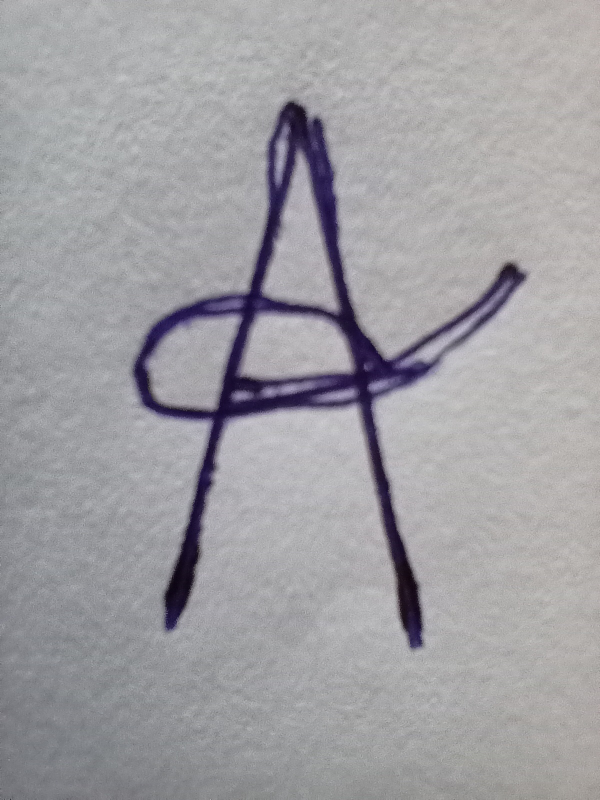
#> input picture (A-Z) Images/A.jpg, 1200 x 1600 px (shown at 1/2 size); its folder holds only this picture in this run
$ jupyter execute --allow-errors 'Hand Written character Recognition.ipynb'
#> lines starting #> are read from the running program, lines starting #| are printed output that depends on the picture
### Importing the Libraries

[cell 1]
import cv2 as cv
import numpy as np
import matplotlib.pyplot as plt
import glob

from keras.models import load_model

### Loading the Model

#> (a cell that did not finish here is left out)

Creating a dictionary of letters with Index

[cell 3]
dict_word = {0:'A',1:'B',2:'C',3:'D',4:'E',5:'F',6:'G',7:'H',8:'I',9:'J',10:'K',11:'L',12:'M',13:'N',14:'O',15:'P',16:'Q',17:'R',18:'S',19:'T',20:'U',21:'V',22:'W',23:'X', 24:'Y',25:'Z'}

Reading the images from the Specified Path

[cell 4]
images = [cv.imread(file) for file in glob.glob('C:\\Users\\LENOVO\\Music\\dataupload\\Handwritten-Character-Recognition-main\\(A-Z) Images\\*.jpg')]
#> images = 1 item

Plotting the Images read from the file

[cell 5]
fig, axes = plt.subplots(7, 4, figsize = (30,30))
axes = axes.flatten()
for i in range(len(images)):
    axes[i].imshow(images[i])
#> this loop made 1 pass
plt.delaxes(ax = axes[26])
plt.delaxes(ax = axes[27])


$ run again, on (A-Z) Images/E.jpg
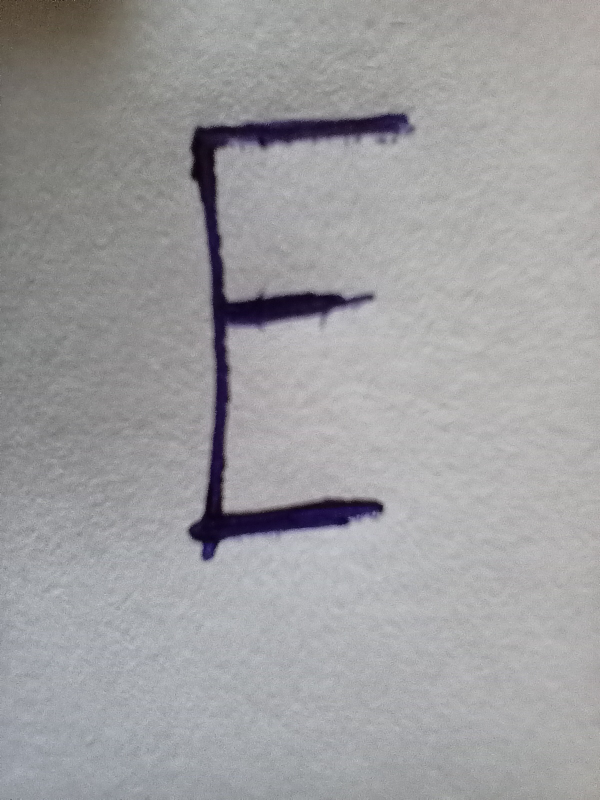
#> input picture (A-Z) Images/E.jpg, 1200 x 1600 px (shown at 1/2 size)
#> images = 1 item
#> the loop `for i in range(len(images)):` made 1 pass

$ run again, on (A-Z) Images/F.jpg
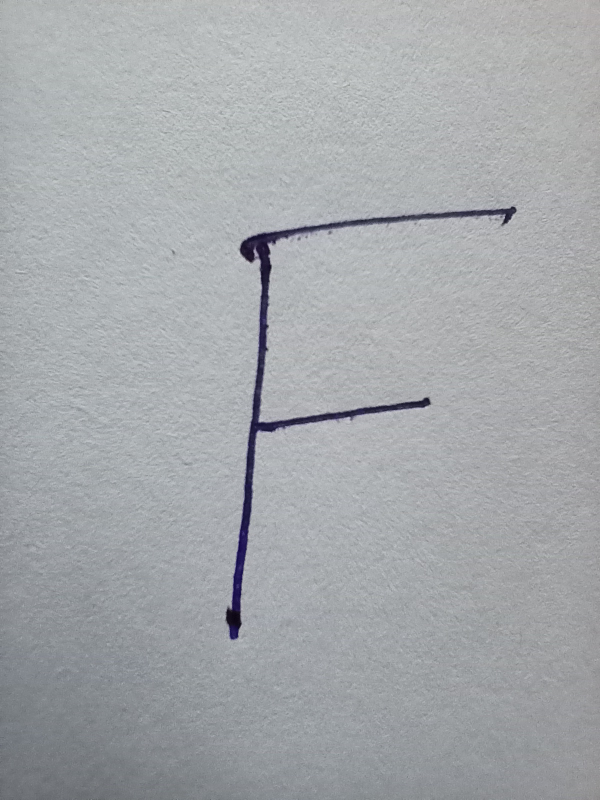
#> input picture (A-Z) Images/F.jpg, 1200 x 1600 px (shown at 1/2 size)
#> images = 1 item
#> the loop `for i in range(len(images)):` made 1 pass

$ run again, on (A-Z) Images/G.jpg
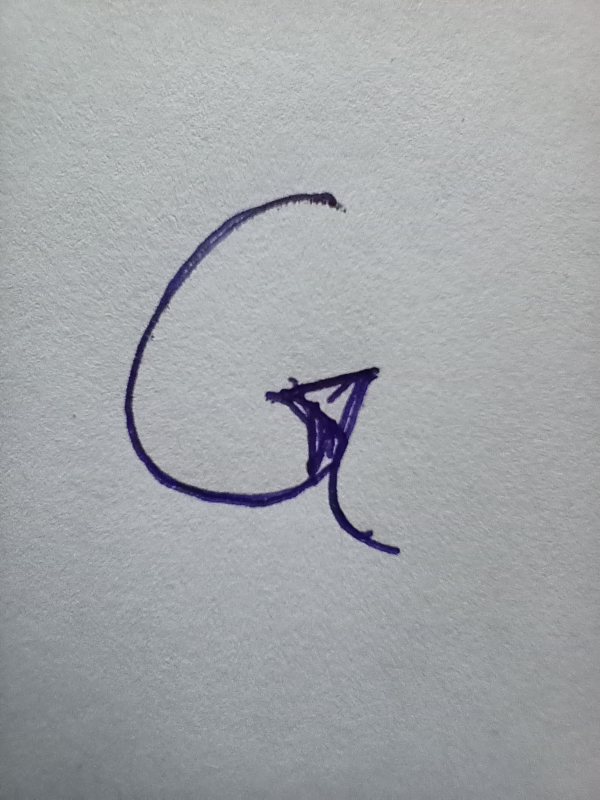
#> input picture (A-Z) Images/G.jpg, 1200 x 1600 px (shown at 1/2 size)
#> images = 1 item
#> the loop `for i in range(len(images)):` made 1 pass

$ run again, on (A-Z) Images/B.jpg
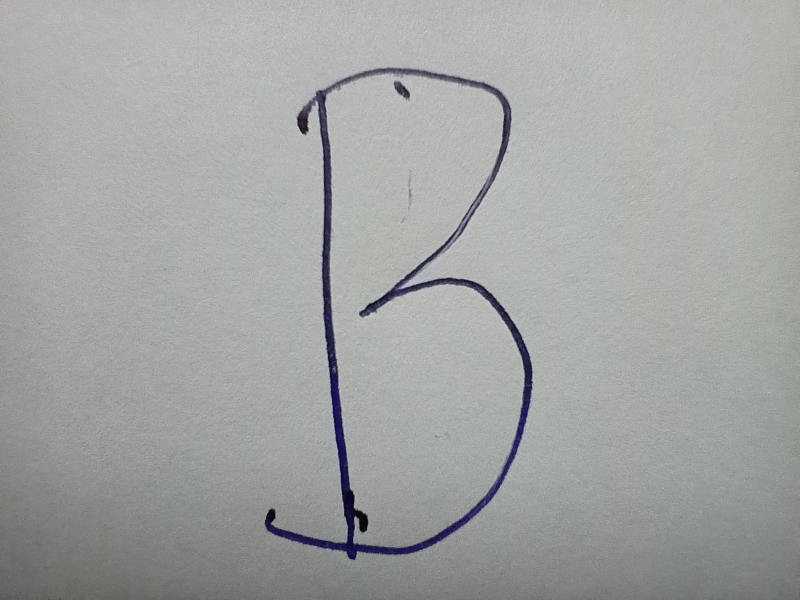
#> input picture (A-Z) Images/B.jpg, 1600 x 1200 px (shown at 1/2 size)
#> images = 1 item
#> the loop `for i in range(len(images)):` made 1 pass
